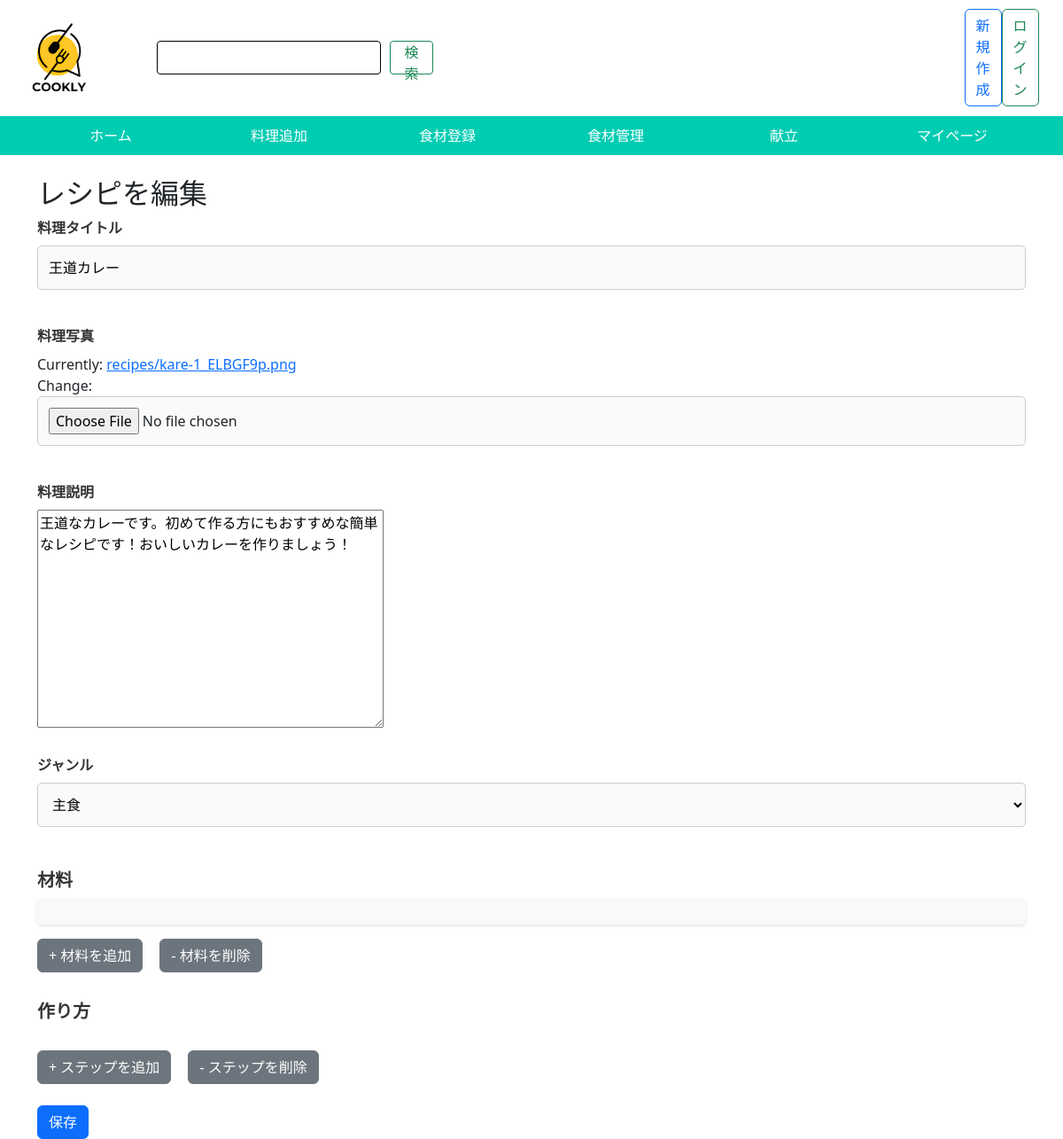
The page /recipe/edit/8/ on the database its author committed.
### app/models.py (models this page shows, shortened)
class Recipe(models.Model):
    user = models.ForeignKey(CustomUser, on_delete=models.CASCADE)
    recipe_title = models.CharField(max_length=200, verbose_name="料理タイトル")
    recipe_image = models.ImageField(upload_to='recipes/', verbose_name="料理写真")
    vote = models.IntegerField(default=0, verbose_name="閲覧回数")
    detail_text = models.TextField(max_length=200, verbose_name="料理説明")
    class Genre(models.TextChoices):
        MAIN_DISH = 'main', '主菜'
        SIDE_DISH = 'side', '副菜'
        MAIN_COURSE = 'course', '主食'
        DESSERT = 'dessert', '菓子'
    genre = models.CharField(max_length=10, choices=Genre.choices, verbose_name="ジャンル")
    created_at = models.DateTimeField(auto_now_add=True)
    updated_at = models.DateField(verbose_name="更新日", auto_now=True)

### app/views.py (the view)
# urls.py: path('recipe/edit/<int:post_id>/', views.recipe_edit, name='edit'),
def recipe_edit(request, post_id):
    recipe = get_object_or_404(Recipe, id=post_id)
    if request.method == "POST":
        form = RecipeForm(request.POST, request.FILES, instance=recipe)
        if form.is_valid():
            form.save()
            messages.success(request, "レシピが正常に更新されました。")
            return redirect('app:detail', post_id=recipe.id)  # 編集後に詳細ページにリダイレクト
    else:
        form = RecipeForm(instance=recipe)
    return render(request, 'app/recipe_edit.html', {'form': form, 'recipe': recipe})

### app/forms.py
class RecipeForm(ModelForm):
    class Meta:
        model = Recipe
        fields = [
            "recipe_title",
            "recipe_image",
            "detail_text",
            "genre",
        ]

### app/templates/app/recipe_edit.html (shortened to what this page needs)
{% extends "base/base.html" %}
{% load static %}
{% block extra_styles %}
    <link rel="stylesheet" href="{% static 'app/css/form.css' %}">
{% endblock %}
{% block body %}
<h2>レシピを編集</h2>
<form method="POST" enctype="multipart/form-data">
    <div class="form-group">
        <label for="id_recipe_title">料理タイトル</label>
        {{ form.recipe_title }}
    </div>
    <div class="form-group">
        <label for="id_recipe_image">料理写真</label>
        {{ form.recipe_image }}
    </div>
    <div class="form-group">
        <label for="id_detail_text">料理説明</label>
        {{ form.detail_text }}
    </div>
    <div class="form-group">
        <label for="id_genre">ジャンル</label>
        {{ form.genre }}
    </div>
    <h3>材料</h3>
    <div id="ingredient-form-container">
    </div>
    <button type="button" class="btn btn-secondary" onclick="addIngredient()">+ 材料を追加</button>
    <button type="button" class="btn btn-secondary" onclick="subIngredient()">- 材料を削除</button><br>
    <h3>作り方</h3>
    <button type="button" class="btn btn-secondary" onclick="addStep()">+ ステップを追加</button>
    <button type="button" class="btn btn-secondary" onclick="subStep()">- ステップを削除</button><br><br>
    <button type="submit" class="btn btn-primary">保存</button>
</form>
{% endblock %}

### app/static/app/css/form.css (style rules this page uses)
.form-group { margin-bottom: 1.5rem; }
.form-group label { display: block; margin-bottom: 0.5rem; font-weight: bold; color: #333; }
.form-group input[type="text"], .form-group input[type="file"], .form-group select { width: 100%; padding: 0.75rem; font-size: 1rem; line-height: 1.5; border: 1px solid #ccc; border-radius: 5px; margin-bottom: 0.5rem; background-color: #fafafa; }
button { padding: 10px 20px; background-color: #007bff; border: none; color: white; font-size: 1rem; border-radius: 5px; cursor: pointer; transition: background-color 0.3s ease; }
button + button { margin-left: 10px; }
#ingredient-form-container { background-color: #f9f9f9; padding: 15px; border-radius: 5px; box-shadow: 0 2px 4px rgba(0, 0, 0, 0.1); }
h3 { color: #333; font-size: 1.25rem; font-weight: bold; margin-top: 2rem; }
.form-group input[type="text"], .form-group input[type="file"], .form-group select { margin-bottom: 1rem; }
button[type="button"] { margin-top: 1rem; margin-right: 5px; }

### rows shown on the page
Recipe: recipe_title "王道カレー", detail_text "王道なカレーです。初めて作る方にもおすすめな簡単なレシピです！おいしいカレーを作りましょう！", genre "主食"
